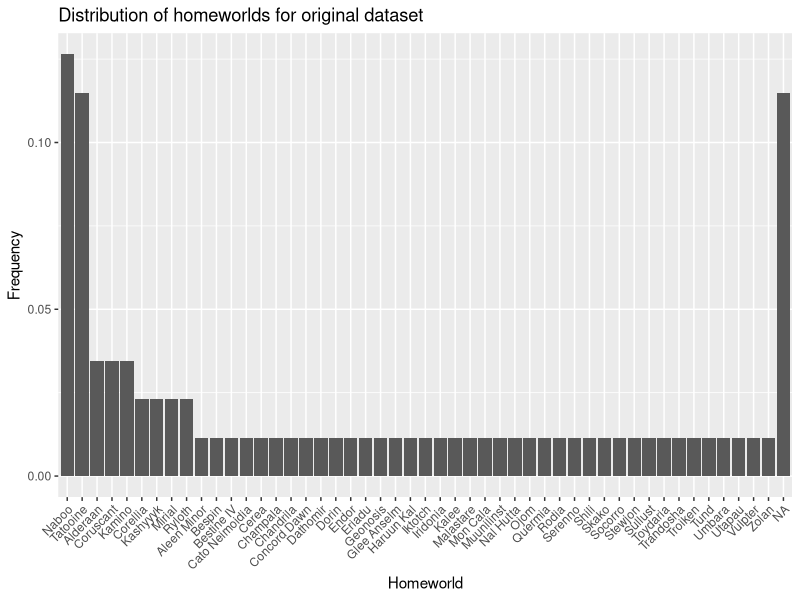

The R script that drew this image:
## ---- chunk 1
library(tidyverse)
## ---- chunk 2
head(starwars)
## ---- chunk 3
# Down-sample down to just this % of our full data set
sample_proportion <- 0.2

# Sample size, round up.
sample_size <- ceiling(
  sample_proportion * nrow(starwars)
)
## ---- chunk 4
naive_sampled_data <- starwars %>%
  slice_sample(
    n=sample_size,
    replace=FALSE
  )
naive_sampled_data
## ---- chunk 5
# Get the distribution of homeworlds in full dataset.
orig_homeworlds <- starwars %>%
  group_by(
    homeworld
  ) %>%
  summarise(
    n=n()
  ) %>%
  mutate(
    freq = n / sum(n),
  ) %>%
  arrange(
    desc(freq)
  )
orig_homeworlds
## ---- chunk 6
ggplot(
    orig_homeworlds,
    aes(
      x=reorder(homeworld, -freq),
      y=freq
    )
  ) +
  geom_bar(stat="identity") +
  labs(
    x="Homeworld",
    y="Frequency",
    title="Distribution of homeworlds for original dataset"
  ) +
  theme(
    axis.text.x=element_text(angle=45, hjust=1)
  )
## ---- chunk 7
# Grab the set of species represented in our original dataset
species <- levels(as.factor(starwars$species))
# Create an empty data frame that we will store our sample
stratified_sampled_data <- data.frame(
  matrix(
    ncol=ncol(starwars),
    nrow=0,
    dimnames=list(NULL,colnames(starwars))
  )
)
for (s in species) {
  # First, filter down to the species
  species_sample <- starwars %>%
    filter(
      species==s
    )
  # Calculate sample size, guarantee >= 1
  sample_size = max(
    ceiling(nrow(species_sample)*sample_proportion),
    1
  )
  # Sample from characters of the current species
  species_sample <- species_sample %>%
    slice_sample(
      n=sample_size,
      replace=FALSE
    )
  # Add sample of this species to larger sample
  stratified_sampled_data <- rbind(
    stratified_sampled_data,
    species_sample
  )
}
stratified_sampled_data
